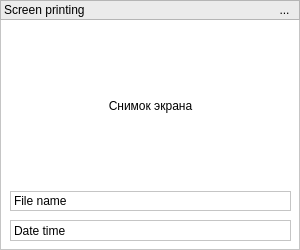
<?xml version="1.0" encoding="UTF-8"?>
<ui version="4.0">
 <class>SmallScreenWindow</class>
 <widget class="QWidget" name="SmallScreenWindow">
  <property name="geometry">
   <rect>
    <x>0</x>
    <y>0</y>
    <width>300</width>
    <height>250</height>
   </rect>
  </property>
  <property name="sizePolicy">
   <sizepolicy hsizetype="Fixed" vsizetype="Fixed">
    <horstretch>0</horstretch>
    <verstretch>0</verstretch>
   </sizepolicy>
  </property>
  <property name="palette">
   <palette>
    <active>
     <colorrole role="WindowText">
      <brush brushstyle="SolidPattern">
       <color alpha="255">
        <red>0</red>
        <green>0</green>
        <blue>0</blue>
       </color>
      </brush>
     </colorrole>
     <colorrole role="Button">
      <brush brushstyle="SolidPattern">
       <color alpha="255">
        <red>255</red>
        <green>255</green>
        <blue>255</blue>
       </color>
      </brush>
     </colorrole>
     <colorrole role="Light">
      <brush brushstyle="SolidPattern">
       <color alpha="255">
        <red>255</red>
        <green>255</green>
        <blue>255</blue>
       </color>
      </brush>
     </colorrole>
     <colorrole role="Midlight">
      <brush brushstyle="SolidPattern">
       <color alpha="255">
        <red>255</red>
        <green>255</green>
        <blue>255</blue>
       </color>
      </brush>
     </colorrole>
     <colorrole role="Dark">
      <brush brushstyle="SolidPattern">
       <color alpha="255">
        <red>127</red>
        <green>127</green>
        <blue>127</blue>
       </color>
      </brush>
     </colorrole>
     <colorrole role="Mid">
      <brush brushstyle="SolidPattern">
       <color alpha="255">
        <red>170</red>
        <green>170</green>
        <blue>170</blue>
       </color>
      </brush>
     </colorrole>
     <colorrole role="Text">
      <brush brushstyle="SolidPattern">
       <color alpha="255">
        <red>0</red>
        <green>0</green>
        <blue>0</blue>
       </color>
      </brush>
     </colorrole>
     <colorrole role="BrightText">
      <brush brushstyle="SolidPattern">
       <color alpha="255">
        <red>255</red>
        <green>255</green>
        <blue>255</blue>
       </color>
      </brush>
     </colorrole>
     <colorrole role="ButtonText">
      <brush brushstyle="SolidPattern">
       <color alpha="255">
        <red>0</red>
        <green>0</green>
        <blue>0</blue>
       </color>
      </brush>
     </colorrole>
     <colorrole role="Base">
      <brush brushstyle="SolidPattern">
       <color alpha="255">
        <red>255</red>
        <green>255</green>
        <blue>255</blue>
       </color>
      </brush>
     </colorrole>
     <colorrole role="Window">
      <brush brushstyle="SolidPattern">
       <color alpha="255">
        <red>255</red>
        <green>255</green>
        <blue>255</blue>
       </color>
      </brush>
     </colorrole>
     <colorrole role="Shadow">
      <brush brushstyle="SolidPattern">
       <color alpha="255">
        <red>0</red>
        <green>0</green>
        <blue>0</blue>
       </color>
      </brush>
     </colorrole>
     <colorrole role="AlternateBase">
      <brush brushstyle="SolidPattern">
       <color alpha="255">
        <red>255</red>
        <green>255</green>
        <blue>255</blue>
       </color>
      </brush>
     </colorrole>
     <colorrole role="ToolTipBase">
      <brush brushstyle="SolidPattern">
       <color alpha="255">
        <red>255</red>
        <green>255</green>
        <blue>220</blue>
       </color>
      </brush>
     </colorrole>
     <colorrole role="ToolTipText">
      <brush brushstyle="SolidPattern">
       <color alpha="255">
        <red>0</red>
        <green>0</green>
        <blue>0</blue>
       </color>
      </brush>
     </colorrole>
    </active>
    <inactive>
     <colorrole role="WindowText">
      <brush brushstyle="SolidPattern">
       <color alpha="255">
        <red>0</red>
        <green>0</green>
        <blue>0</blue>
       </color>
      </brush>
     </colorrole>
     <colorrole role="Button">
      <brush brushstyle="SolidPattern">
       <color alpha="255">
        <red>255</red>
        <green>255</green>
        <blue>255</blue>
       </color>
      </brush>
     </colorrole>
     <colorrole role="Light">
      <brush brushstyle="SolidPattern">
       <color alpha="255">
        <red>255</red>
        <green>255</green>
        <blue>255</blue>
       </color>
      </brush>
     </colorrole>
     <colorrole role="Midlight">
      <brush brushstyle="SolidPattern">
       <color alpha="255">
        <red>255</red>
        <green>255</green>
        <blue>255</blue>
       </color>
      </brush>
     </colorrole>
     <colorrole role="Dark">
      <brush brushstyle="SolidPattern">
       <color alpha="255">
        <red>127</red>
        <green>127</green>
        <blue>127</blue>
       </color>
      </brush>
     </colorrole>
     <colorrole role="Mid">
      <brush brushstyle="SolidPattern">
       <color alpha="255">
        <red>170</red>
        <green>170</green>
        <blue>170</blue>
       </color>
      </brush>
     </colorrole>
     <colorrole role="Text">
      <brush brushstyle="SolidPattern">
       <color alpha="255">
        <red>0</red>
        <green>0</green>
        <blue>0</blue>
       </color>
      </brush>
     </colorrole>
     <colorrole role="BrightText">
      <brush brushstyle="SolidPattern">
       <color alpha="255">
        <red>255</red>
        <green>255</green>
        <blue>255</blue>
       </color>
      </brush>
     </colorrole>
     <colorrole role="ButtonText">
      <brush brushstyle="SolidPattern">
       <color alpha="255">
        <red>0</red>
        <green>0</green>
        <blue>0</blue>
       </color>
      </brush>
     </colorrole>
     <colorrole role="Base">
      <brush brushstyle="SolidPattern">
       <color alpha="255">
        <red>255</red>
        <green>255</green>
        <blue>255</blue>
       </color>
      </brush>
     </colorrole>
     <colorrole role="Window">
      <brush brushstyle="SolidPattern">
       <color alpha="255">
        <red>255</red>
        <green>255</green>
        <blue>255</blue>
       </color>
      </brush>
     </colorrole>
     <colorrole role="Shadow">
      <brush brushstyle="SolidPattern">
       <color alpha="255">
        <red>0</red>
        <green>0</green>
        <blue>0</blue>
       </color>
      </brush>
     </colorrole>
     <colorrole role="AlternateBase">
      <brush brushstyle="SolidPattern">
       <color alpha="255">
        <red>255</red>
        <green>255</green>
        <blue>255</blue>
       </color>
      </brush>
     </colorrole>
     <colorrole role="ToolTipBase">
      <brush brushstyle="SolidPattern">
       <color alpha="255">
        <red>255</red>
        <green>255</green>
        <blue>220</blue>
       </color>
      </brush>
     </colorrole>
     <colorrole role="ToolTipText">
      <brush brushstyle="SolidPattern">
       <color alpha="255">
        <red>0</red>
        <green>0</green>
        <blue>0</blue>
       </color>
      </brush>
     </colorrole>
    </inactive>
    <disabled>
     <colorrole role="WindowText">
      <brush brushstyle="SolidPattern">
       <color alpha="255">
        <red>127</red>
        <green>127</green>
        <blue>127</blue>
       </color>
      </brush>
     </colorrole>
     <colorrole role="Button">
      <brush brushstyle="SolidPattern">
       <color alpha="255">
        <red>255</red>
        <green>255</green>
        <blue>255</blue>
       </color>
      </brush>
     </colorrole>
     <colorrole role="Light">
      <brush brushstyle="SolidPattern">
       <color alpha="255">
        <red>255</red>
        <green>255</green>
        <blue>255</blue>
       </color>
      </brush>
     </colorrole>
     <colorrole role="Midlight">
      <brush brushstyle="SolidPattern">
       <color alpha="255">
        <red>255</red>
        <green>255</green>
        <blue>255</blue>
       </color>
      </brush>
     </colorrole>
     <colorrole role="Dark">
      <brush brushstyle="SolidPattern">
       <color alpha="255">
        <red>127</red>
        <green>127</green>
        <blue>127</blue>
       </color>
      </brush>
     </colorrole>
     <colorrole role="Mid">
      <brush brushstyle="SolidPattern">
       <color alpha="255">
        <red>170</red>
        <green>170</green>
        <blue>170</blue>
       </color>
      </brush>
     </colorrole>
     <colorrole role="Text">
      <brush brushstyle="SolidPattern">
       <color alpha="255">
        <red>127</red>
        <green>127</green>
        <blue>127</blue>
       </color>
      </brush>
     </colorrole>
     <colorrole role="BrightText">
      <brush brushstyle="SolidPattern">
       <color alpha="255">
        <red>255</red>
        <green>255</green>
        <blue>255</blue>
       </color>
      </brush>
     </colorrole>
     <colorrole role="ButtonText">
      <brush brushstyle="SolidPattern">
       <color alpha="255">
        <red>127</red>
        <green>127</green>
        <blue>127</blue>
       </color>
      </brush>
     </colorrole>
     <colorrole role="Base">
      <brush brushstyle="SolidPattern">
       <color alpha="255">
        <red>255</red>
        <green>255</green>
        <blue>255</blue>
       </color>
      </brush>
     </colorrole>
     <colorrole role="Window">
      <brush brushstyle="SolidPattern">
       <color alpha="255">
        <red>255</red>
        <green>255</green>
        <blue>255</blue>
       </color>
      </brush>
     </colorrole>
     <colorrole role="Shadow">
      <brush brushstyle="SolidPattern">
       <color alpha="255">
        <red>0</red>
        <green>0</green>
        <blue>0</blue>
       </color>
      </brush>
     </colorrole>
     <colorrole role="AlternateBase">
      <brush brushstyle="SolidPattern">
       <color alpha="255">
        <red>255</red>
        <green>255</green>
        <blue>255</blue>
       </color>
      </brush>
     </colorrole>
     <colorrole role="ToolTipBase">
      <brush brushstyle="SolidPattern">
       <color alpha="255">
        <red>255</red>
        <green>255</green>
        <blue>220</blue>
       </color>
      </brush>
     </colorrole>
     <colorrole role="ToolTipText">
      <brush brushstyle="SolidPattern">
       <color alpha="255">
        <red>0</red>
        <green>0</green>
        <blue>0</blue>
       </color>
      </brush>
     </colorrole>
    </disabled>
   </palette>
  </property>
  <property name="windowTitle">
   <string>Small screen window</string>
  </property>
  <property name="windowIcon">
   <iconset>
    <normaloff>camera.png</normaloff>camera.png</iconset>
  </property>
  <widget class="QFrame" name="centerFrame">
   <property name="geometry">
    <rect>
     <x>0</x>
     <y>0</y>
     <width>300</width>
     <height>250</height>
    </rect>
   </property>
   <property name="frameShape">
    <enum>QFrame::StyledPanel</enum>
   </property>
   <property name="frameShadow">
    <enum>QFrame::Plain</enum>
   </property>
   <widget class="QLabel" name="lScreenShot">
    <property name="geometry">
     <rect>
      <x>10</x>
      <y>30</y>
      <width>281</width>
      <height>151</height>
     </rect>
    </property>
    <property name="text">
     <string>Снимок экрана</string>
    </property>
    <property name="alignment">
     <set>Qt::AlignCenter</set>
    </property>
   </widget>
   <widget class="QLabel" name="lFileName">
    <property name="geometry">
     <rect>
      <x>10</x>
      <y>191</y>
      <width>281</width>
      <height>20</height>
     </rect>
    </property>
    <property name="frameShape">
     <enum>QFrame::StyledPanel</enum>
    </property>
    <property name="text">
     <string>File name</string>
    </property>
    <property name="scaledContents">
     <bool>false</bool>
    </property>
   </widget>
   <widget class="QLabel" name="lDateTime">
    <property name="geometry">
     <rect>
      <x>10</x>
      <y>220</y>
      <width>281</width>
      <height>21</height>
     </rect>
    </property>
    <property name="frameShape">
     <enum>QFrame::StyledPanel</enum>
    </property>
    <property name="text">
     <string>Date time</string>
    </property>
   </widget>
   <widget class="QToolButton" name="ButtonClose">
    <property name="geometry">
     <rect>
      <x>273</x>
      <y>1</y>
      <width>23</width>
      <height>18</height>
     </rect>
    </property>
    <property name="styleSheet">
     <string notr="true">background-color: rgba(235, 235, 235, 255);</string>
    </property>
    <property name="text">
     <string>...</string>
    </property>
    <property name="icon">
     <iconset>
      <normaloff>images/close.png</normaloff>images/close.png</iconset>
    </property>
    <property name="autoRaise">
     <bool>true</bool>
    </property>
   </widget>
   <widget class="QLabel" name="lMenu">
    <property name="geometry">
     <rect>
      <x>0</x>
      <y>0</y>
      <width>300</width>
      <height>20</height>
     </rect>
    </property>
    <property name="styleSheet">
     <string notr="true">background-color: rgba(235, 235, 235, 255);</string>
    </property>
    <property name="frameShape">
     <enum>QFrame::StyledPanel</enum>
    </property>
    <property name="text">
     <string>Screen printing</string>
    </property>
    <property name="scaledContents">
     <bool>false</bool>
    </property>
   </widget>
   <zorder>lMenu</zorder>
   <zorder>lScreenShot</zorder>
   <zorder>lFileName</zorder>
   <zorder>lDateTime</zorder>
   <zorder>ButtonClose</zorder>
  </widget>
 </widget>
 <resources/>
 <connections/>
</ui>
